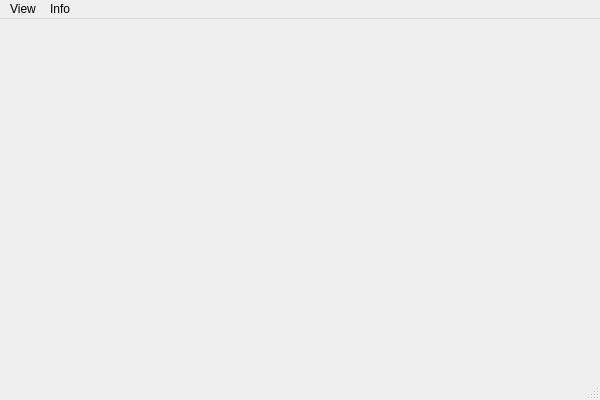
<?xml version="1.0" encoding="UTF-8"?>
<ui version="4.0">
 <class>OpenGLDemoWindowClass</class>
 <widget class="QMainWindow" name="OpenGLDemoWindowClass">
  <property name="geometry">
   <rect>
    <x>0</x>
    <y>0</y>
    <width>600</width>
    <height>400</height>
   </rect>
  </property>
  <property name="windowTitle">
   <string>OpenGL Demo</string>
  </property>
  <property name="windowIcon">
   <iconset resource="opengldemowindow.qrc">
    <normaloff>:/images/icon.png</normaloff>:/images/icon.png</iconset>
  </property>
  <widget class="QWidget" name="centralWidget"/>
  <widget class="QMenuBar" name="menuBar">
   <property name="geometry">
    <rect>
     <x>0</x>
     <y>0</y>
     <width>600</width>
     <height>23</height>
    </rect>
   </property>
   <widget class="QMenu" name="menuView">
    <property name="title">
     <string>View</string>
    </property>
    <addaction name="actionTileWin"/>
    <addaction name="actionCascadeWin"/>
   </widget>
   <widget class="QMenu" name="menuInfo">
    <property name="title">
     <string>Info</string>
    </property>
    <addaction name="actionAbout"/>
   </widget>
   <addaction name="menuView"/>
   <addaction name="menuInfo"/>
  </widget>
  <widget class="QStatusBar" name="statusBar"/>
  <action name="actionAbout">
   <property name="text">
    <string>About</string>
   </property>
  </action>
  <action name="actionTileWin">
   <property name="text">
    <string>Tile Windows</string>
   </property>
   <property name="toolTip">
    <string>Tile all windows</string>
   </property>
  </action>
  <action name="actionCascadeWin">
   <property name="text">
    <string>Cascade Windows</string>
   </property>
   <property name="toolTip">
    <string>Cascade all windows</string>
   </property>
  </action>
 </widget>
 <layoutdefault spacing="6" margin="11"/>
 <resources>
  <include location="opengldemowindow.qrc"/>
 </resources>
 <connections/>
</ui>
